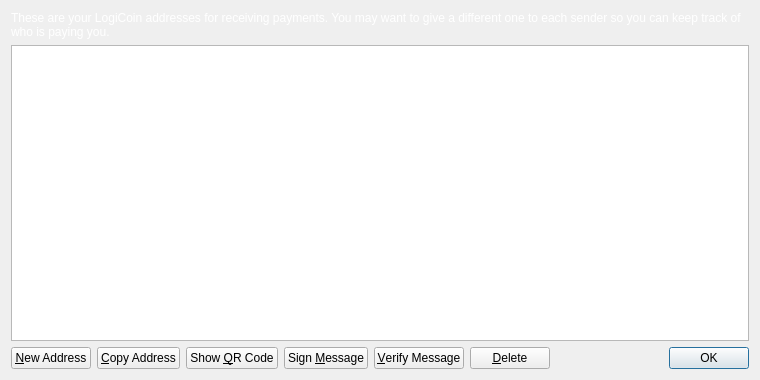
<?xml version="1.0" encoding="UTF-8"?>
<ui version="4.0">
 <class>AddressBookPage</class>
 <widget class="QWidget" name="AddressBookPage">
  <property name="geometry">
   <rect>
    <x>0</x>
    <y>0</y>
    <width>760</width>
    <height>380</height>
   </rect>
  </property>
  <property name="palette">
   <palette>
    <active>
     <colorrole role="WindowText">
      <brush brushstyle="SolidPattern">
       <color alpha="255">
        <red>255</red>
        <green>255</green>
        <blue>255</blue>
       </color>
      </brush>
     </colorrole>
    </active>
    <inactive>
     <colorrole role="WindowText">
      <brush brushstyle="SolidPattern">
       <color alpha="255">
        <red>255</red>
        <green>255</green>
        <blue>255</blue>
       </color>
      </brush>
     </colorrole>
    </inactive>
    <disabled>
     <colorrole role="WindowText">
      <brush brushstyle="SolidPattern">
       <color alpha="255">
        <red>120</red>
        <green>120</green>
        <blue>120</blue>
       </color>
      </brush>
     </colorrole>
    </disabled>
   </palette>
  </property>
  <property name="windowTitle">
   <string>Address Book</string>
  </property>
  <layout class="QVBoxLayout" name="verticalLayout">
   <item>
    <widget class="QLabel" name="labelExplanation">
     <property name="text">
      <string>These are your LogiCoin addresses for receiving payments. You may want to give a different one to each sender so you can keep track of who is paying you.</string>
     </property>
     <property name="textFormat">
      <enum>Qt::PlainText</enum>
     </property>
     <property name="wordWrap">
      <bool>true</bool>
     </property>
    </widget>
   </item>
   <item>
    <widget class="QTableView" name="tableView">
     <property name="contextMenuPolicy">
      <enum>Qt::CustomContextMenu</enum>
     </property>
     <property name="toolTip">
      <string>Double-click to edit address or label</string>
     </property>
     <property name="tabKeyNavigation">
      <bool>false</bool>
     </property>
     <property name="alternatingRowColors">
      <bool>true</bool>
     </property>
     <property name="selectionMode">
      <enum>QAbstractItemView::SingleSelection</enum>
     </property>
     <property name="selectionBehavior">
      <enum>QAbstractItemView::SelectRows</enum>
     </property>
     <property name="sortingEnabled">
      <bool>true</bool>
     </property>
     <attribute name="verticalHeaderVisible">
      <bool>false</bool>
     </attribute>
    </widget>
   </item>
   <item>
    <layout class="QHBoxLayout" name="horizontalLayout">
     <item>
      <widget class="QPushButton" name="newAddressButton">
       <property name="toolTip">
        <string>Create a new address</string>
       </property>
       <property name="text">
        <string>&amp;New Address</string>
       </property>
       <property name="icon">
        <iconset resource="../bitcoin.qrc">
         <normaloff>:/icons/add</normaloff>:/icons/add</iconset>
       </property>
      </widget>
     </item>
     <item>
      <widget class="QPushButton" name="copyToClipboard">
       <property name="toolTip">
        <string>Copy the currently selected address to the system clipboard</string>
       </property>
       <property name="text">
        <string>&amp;Copy Address</string>
       </property>
       <property name="icon">
        <iconset resource="../bitcoin.qrc">
         <normaloff>:/icons/editcopy</normaloff>:/icons/editcopy</iconset>
       </property>
      </widget>
     </item>
     <item>
      <widget class="QPushButton" name="showQRCode">
       <property name="text">
        <string>Show &amp;QR Code</string>
       </property>
       <property name="icon">
        <iconset resource="../bitcoin.qrc">
         <normaloff>:/icons/qrcode</normaloff>:/icons/qrcode</iconset>
       </property>
      </widget>
     </item>
     <item>
      <widget class="QPushButton" name="signMessage">
       <property name="toolTip">
        <string>Sign a message to prove you own a LogiCoin address</string>
       </property>
       <property name="text">
        <string>Sign &amp;Message</string>
       </property>
       <property name="icon">
        <iconset resource="../bitcoin.qrc">
         <normaloff>:/icons/edit</normaloff>:/icons/edit</iconset>
       </property>
      </widget>
     </item>
     <item>
      <widget class="QPushButton" name="verifyMessage">
       <property name="toolTip">
        <string>Verify a message to ensure it was signed with a specified LogiCoin address</string>
       </property>
       <property name="text">
        <string>&amp;Verify Message</string>
       </property>
       <property name="icon">
        <iconset resource="../bitcoin.qrc">
         <normaloff>:/icons/transaction_0</normaloff>:/icons/transaction_0</iconset>
       </property>
      </widget>
     </item>
     <item>
      <widget class="QPushButton" name="deleteButton">
       <property name="toolTip">
        <string>Delete the currently selected address from the list</string>
       </property>
       <property name="text">
        <string>&amp;Delete</string>
       </property>
       <property name="icon">
        <iconset resource="../bitcoin.qrc">
         <normaloff>:/icons/remove</normaloff>:/icons/remove</iconset>
       </property>
      </widget>
     </item>
     <item>
      <spacer name="horizontalSpacer">
       <property name="orientation">
        <enum>Qt::Horizontal</enum>
       </property>
       <property name="sizeHint" stdset="0">
        <size>
         <width>40</width>
         <height>20</height>
        </size>
       </property>
      </spacer>
     </item>
     <item>
      <widget class="QDialogButtonBox" name="buttonBox">
       <property name="sizePolicy">
        <sizepolicy hsizetype="Maximum" vsizetype="Fixed">
         <horstretch>0</horstretch>
         <verstretch>0</verstretch>
        </sizepolicy>
       </property>
       <property name="standardButtons">
        <set>QDialogButtonBox::Ok</set>
       </property>
      </widget>
     </item>
    </layout>
   </item>
  </layout>
 </widget>
 <resources>
  <include location="../bitcoin.qrc"/>
 </resources>
 <connections/>
</ui>
